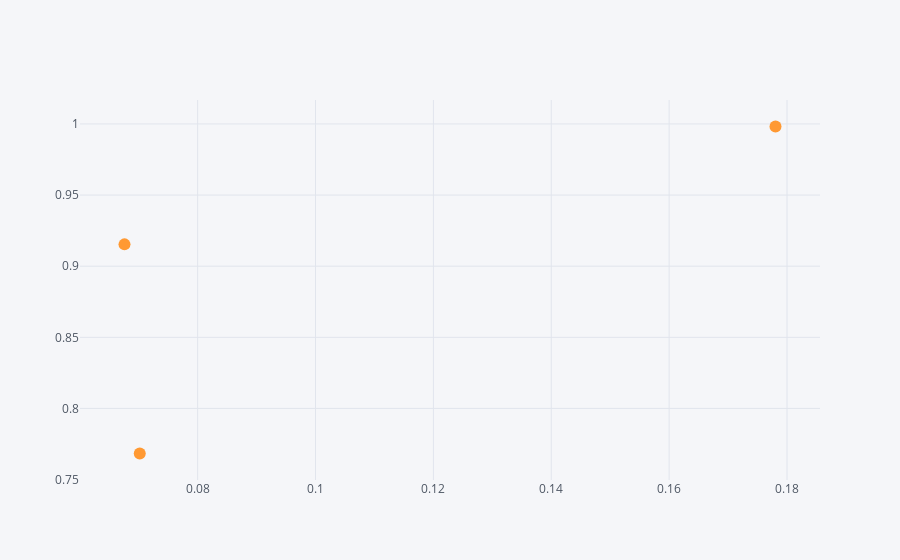

The cell this chart's notebook holds for it:
### Code cell
a.iplot(x='a', y='b',mode='markers')

### Figure 1 — Plotly figure (JSON) as saved in the notebook; plotly's stock layout.template omitted (floating-point values rounded to 4 significant figures)
{"data": [{"line": {"color": "rgba(255, 153, 51, 1.0)", "dash": "solid", "shape": "linear", "width": 1.3}, "marker": {"size": 12, "symbol": "circle"}, "mode": "markers", "name": "b", "text": "", "type": "scatter", "x": [0.06759, 0.07018, 0.178], "y": [0.9154, 0.7683, 0.9982]}], "layout": {"legend": {"bgcolor": "#F5F6F9", "font": {"color": "#4D5663"}}, "paper_bgcolor": "#F5F6F9", "plot_bgcolor": "#F5F6F9", "title": {"font": {"color": "#4D5663"}}, "xaxis": {"gridcolor": "#E1E5ED", "showgrid": true, "tickfont": {"color": "#4D5663"}, "title": {"font": {"color": "#4D5663"}, "text": ""}, "zerolinecolor": "#E1E5ED"}, "yaxis": {"gridcolor": "#E1E5ED", "showgrid": true, "tickfont": {"color": "#4D5663"}, "title": {"font": {"color": "#4D5663"}, "text": ""}, "zerolinecolor": "#E1E5ED"}}}
